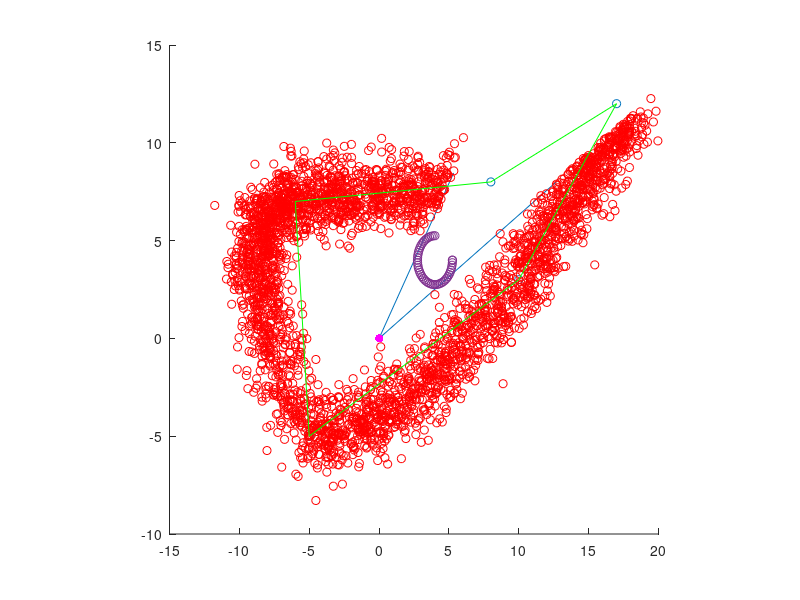

The MATLAB script that drew this image:
clc;
clear all;
close all;


shape_x = [-5 -6 8 17 10 -5];
shape_y = [-5 7 8 12 3 -5];


r_x = 0;
r_y = 0;

robot = [r_x r_y];

obs_r = 1.25;
phi = 0:pi/30:2*pi;

obs_x = 4+obs_r*cos(phi);
obs_y = 4+obs_r*sin(phi);

%obs_x = awgn(obs_x(1:3:end),.0000001);
%obs_y = awgn(obs_y(1:3:end),.0000001);

t_x = 1:length(shape_x);
t_y = 1:length(shape_y);

t_xs = 1:1/1000:length(shape_x);
t_ys = 1:1/1000:length(shape_y);

xs = spline(t_x,shape_x,t_xs);
ys = spline(t_y,shape_y,t_ys);

xs = awgn(xs,.00000001);
ys = awgn(ys,.00000001);



d_wall = [];
th_wall = [];

d_obs = [];
th_obs = [];



for i = 1:length(t_xs)
    d_wall(i) = sqrt((r_x-xs(i))^2+(r_y-ys(i))^2);
    th_wall(i) = atan2((ys(i)-r_y),(xs(i)-r_x));   
end

for i = 1:length(obs_x)
    d_obs(i) = sqrt((r_x-obs_x(i))^2+(r_y-obs_y(i))^2);
    th_obs(i) = atan2((obs_y(i)-r_y),(obs_x(i)-r_x));

    
end

ind = find(max(th_obs)>th_wall & min(th_obs)<th_wall);

ind2 = find(max(th_obs));
ind3 = find(min(th_obs));

ind4 = find(d_obs(ind2)<d_obs & d_obs(ind3)<d_obs); 

xs(ind) = [];
ys(ind) = [];

obs_x(ind4) = [];
obs_y(ind4) = [];

hold on;
axis('square')
line([0 15*cos(min(th_obs))],[0 15*sin(min(th_obs))])
line([0 10*cos(max(th_obs))],[0 10*sin(max(th_obs))])
scatter(shape_x,shape_y)
scatter(xs,ys,'r')
plot(shape_x,shape_y,'g')
scatter(r_x,r_y,'m','filled')
scatter(obs_x,obs_y)